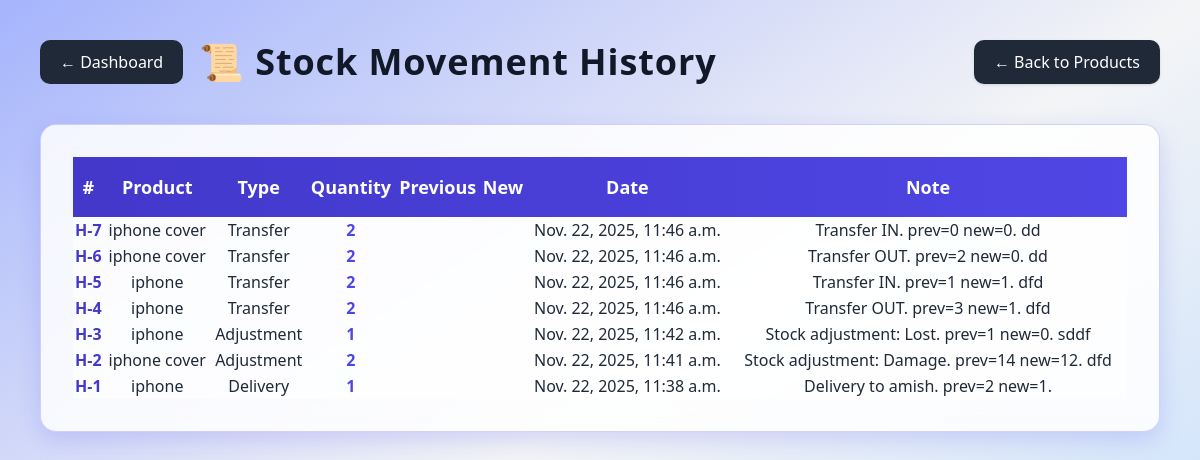
Page /products/history/ on the earlier database version.
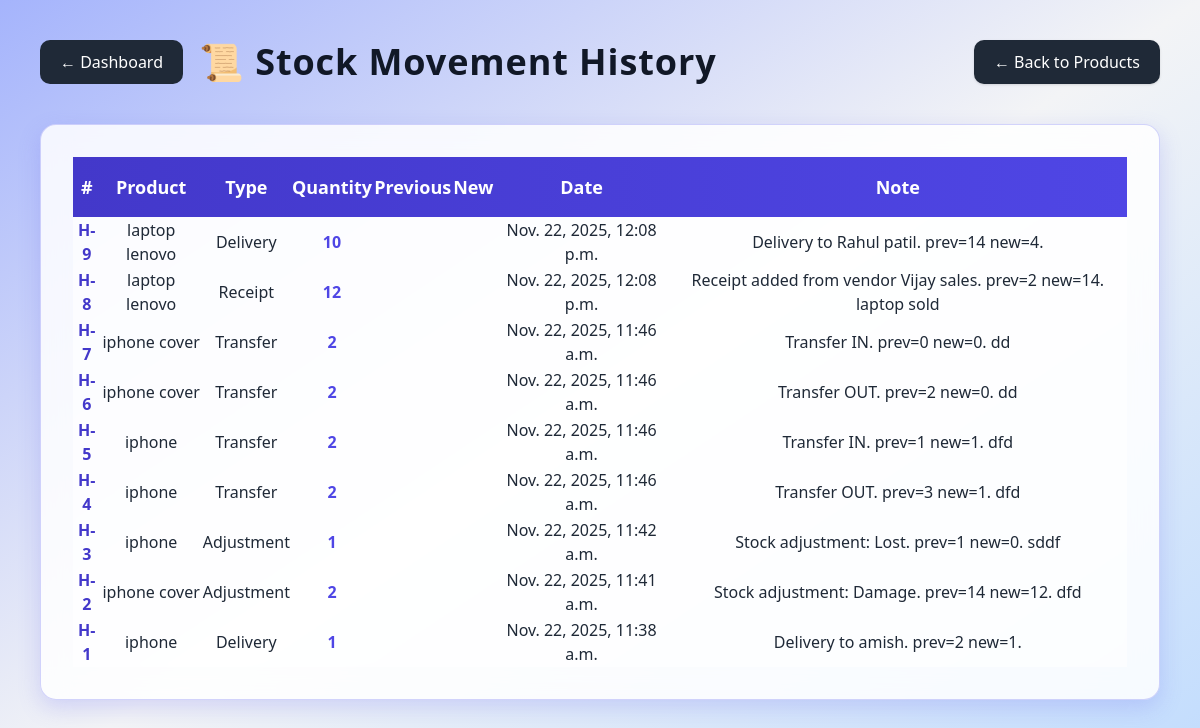
Same page on the later database version.
### products/models.py (models this page shows, shortened)
class MovementHistory(models.Model):
    MOVEMENT_TYPES = [
        ("Receipt", "Receipt"),
        ("Delivery", "Delivery"),
        ("Adjustment", "Adjustment"),
        ("Transfer", "Transfer"),
    ]
    product = models.ForeignKey(Product, on_delete=models.CASCADE)
    movement_type = models.CharField(max_length=20, choices=MOVEMENT_TYPES)
    quantity = models.IntegerField()
    source = models.CharField(max_length=100, blank=True, null=True)
    destination = models.CharField(max_length=100, blank=True, null=True)
    note = models.TextField(blank=True, null=True)
    date = models.DateTimeField(default=timezone.now)

class Product(models.Model):
    name = models.CharField(max_length=200)
    sku = models.CharField(max_length=100)
    category = models.CharField(max_length=100)
    unit = models.CharField(max_length=50)
    stock = models.IntegerField()
    description = models.TextField(blank=True, null=True)
    reorder_level = models.IntegerField(default=0)

### products/views.py (the view)
# urls.py: path('history/', views.movement_history, name='movement_history'),
def movement_history(request):
    history = MovementHistory.objects.all().order_by('-date')
    return render(request, "products/move_history.html", {"history": history})

### templates/products/move_history.html (shortened to what this page needs)
<!DOCTYPE html>
<html lang="en">
<head>
    <script src="https://cdn.tailwindcss.com"></script>
</head>
<body class="bg-gradient-to-br from-indigo-300 via-gray-100 to-blue-200 min-h-screen p-10">
    <div class="flex justify-between items-center mb-10">
        <div class="flex items-center">
            {% if request.user.is_authenticated %}
            <a href="{% url 'dashboard' %}" class="btn-back mr-4">← Dashboard</a>
            {% else %}
            <a href="{% url 'login' %}?next={% url 'dashboard' %}" class="btn-back mr-4">← Dashboard</a>
            {% endif %}
            <h1 class="text-4xl font-extrabold text-gray-900 tracking-wide">
                📜 Stock Movement History
            </h1>
        </div>
        <a href="{% url 'products:product_list' %}" class="btn-back shadow">
            ← Back to Products
        </a>
    </div>
    <div class="max-w-6xl mx-auto glass-card p-8 overflow-x-auto">
        <table class="w-full text-center text-gray-800">
            <thead class="text-lg table-head rounded-md">
                <tr>
                    <th class="py-4">#</th>
                    <th>Product</th>
                    <th>Type</th>
                    <th>Quantity</th>
                    <th>Previous</th>
                    <th>New</th>
                    <th>Date</th>
                    <th>Note</th>
                </tr>
            </thead>
            <tbody>
                {% for m in history %}
                <tr class="row-hover bg-white/60 rounded-xl">
                    <td class="font-semibold text-indigo-700">H-{{ m.id }}</td>
                    <td>{{ m.product.name }}</td>
                    <td>{{ m.movement_type }}</td>
                    <td class="font-bold text-indigo-600">{{ m.quantity }}</td>
                    <td>{{ m.previous_stock }}</td>
                    <td class="font-bold">{{ m.new_stock }}</td>
                    <td>{{ m.date }}</td>
                    <td>{{ m.note|default:"—" }}</td>
                </tr>
                {% endfor %}
            </tbody>
        </table>
    </div>
</body>
</html>

Differences in the rows shown:
added MovementHistory: id "9", product.name "laptop lenovo", movement_type "Delivery", quantity "10", date "Nov. 22, 2025, 12:08 p.m.", note "Delivery to Rahul patil. prev=14 new=4."
added MovementHistory: id "8", product.name "laptop lenovo", movement_type "Receipt", quantity "12", date "Nov. 22, 2025, 12:08 p.m.", note "Receipt added from vendor Vijay sales. prev=2 new=14. laptop sold"
